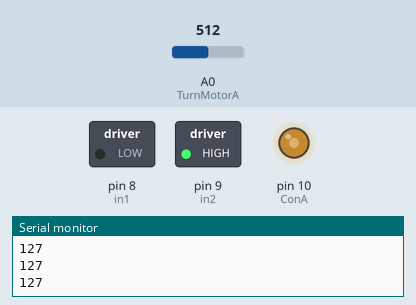
This sketch was run on a simulated Arduino Uno, built with avr-gcc and run on an emulated ATmega328P. Parts: switched loads named in the sketch (green lamp = pin HIGH), output pins drawn as LEDs (lit = HIGH), the last lines printed to the serial monitor. Inputs (shaded band) come from the test bench; at power-on: A0 (TurnMotorA) = 512.

Above: at 1.2 s.
1.3 s: A0 (TurnMotorA) set to 716
At 2.5 s:
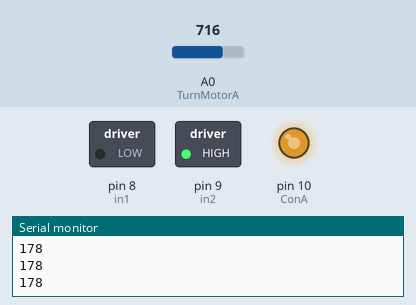
2.9 s: A0 (TurnMotorA) set to 900
At 3.8 s:
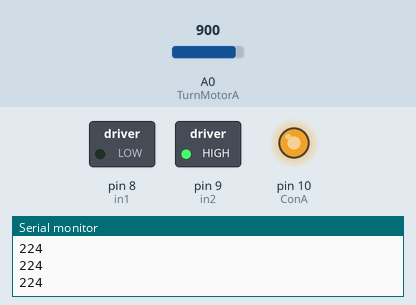
4.5 s: A0 (TurnMotorA) set to 122
At 5.1 s:
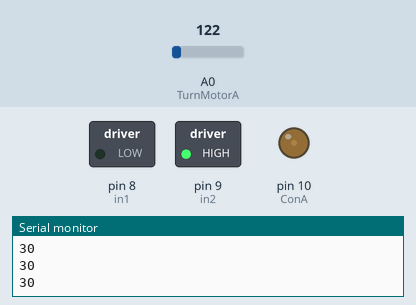
6.1 s: A0 (TurnMotorA) set to 0
At 6.5 s:
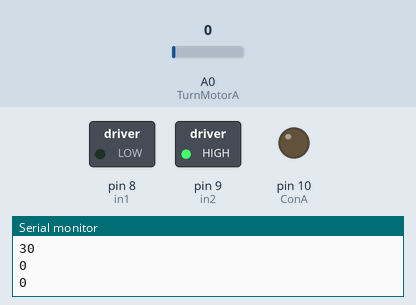
7.7 s: A0 (TurnMotorA) set to 511
At 8.9 s:
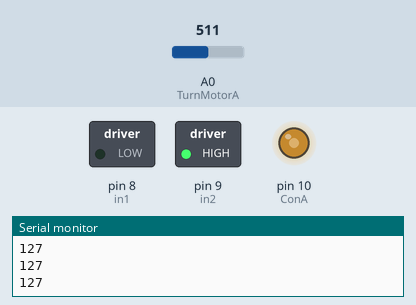
Timing chart, 0 to 10.3 s (numbered marks = the images above; inputs shaded):
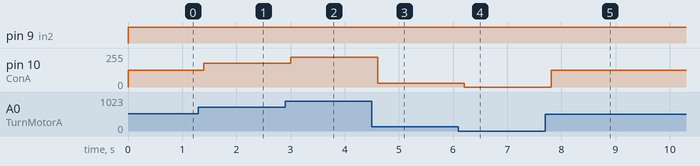

Measured:
- after the input at 1.3 s, pin 10 (ConA): 127/255 → 178/255 after 0.10 s
- after the input at 2.9 s, pin 10 (ConA): 178/255 → 224/255 after 0.11 s
- after the input at 4.5 s, pin 10 (ConA): 224/255 → 30/255 after 0.11 s
- after the input at 6.1 s, pin 10 (ConA): 30/255 → 0/255 after 0.11 s
- after the input at 7.7 s, pin 10 (ConA): 0/255 → 127/255 after 0.11 s

The sketch:

DC_Motor_Speed_Control.ino
```cpp
//This code is to control the speed of a DC motor by a potentiometer using l298n driver
//We read the value from the analog input, calibrate it then inject to the module
//Refer to Surtrtech youtube channel for more information


int in1 = 8; //Declaring where our module is wired
int in2 = 9;
int ConA = 10;// Don't forget this is a PWM DI/DO
int speed1;

void setup() {
  pinMode(8, OUTPUT);
  pinMode(9, OUTPUT);
  pinMode(10, OUTPUT);
  Serial.begin(9600);
}

void TurnMotorA(){ //We create a function which control the direction and speed
  digitalWrite(in1, LOW); //Switch between this HIGH and LOW to change direction
  digitalWrite(in2, HIGH);
  speed1 = analogRead(A0);
  speed1 = speed1*0.2492668622; //We read thea analog value from the potentiometer calibrate it
  Serial.println(speed1);
  analogWrite(ConA,speed1);// Then inject it to our motor
  delay(200);
}

void loop() {
  //Serial.println("in void loop");
TurnMotorA(); //one function that keeps looping you can add another one with different direction or stop
//Serial.println(speed1);

}
```
